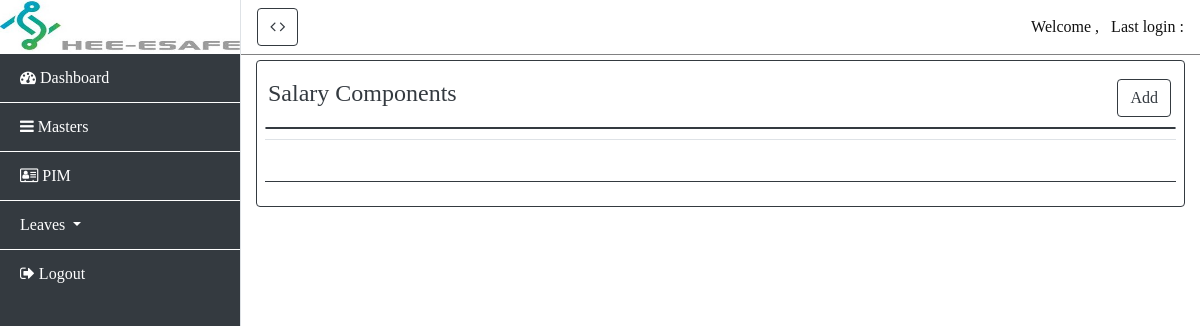
The page /masters/component/ on the database as committed earlier.
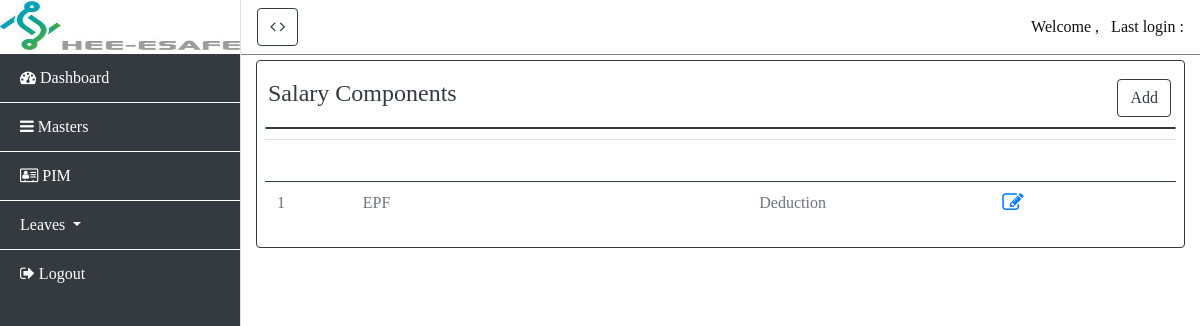
The same page on the database as committed later.
### masters/models.py (models this page shows, shortened)
class Salarycomponent(models.Model):
    componentname = models.CharField(max_length=50)
    types = models.CharField(max_length=50)

### masters/views.py (the view)
# urls.py: path('component/', views.component, name = 'component'),
def component(request):
    if request.method == 'POST':
        component = Salarycomponent(componentname=request.POST['componentname'],types=request.POST['types'])
        component.save()
        return redirect('component')
    else:
        components = Salarycomponent.objects.all().order_by('componentname','types')
    return render(request,'salarycomponents.html',{'title':'component List','components':components})

### masters/templates/salarycomponents.html (shortened to what this page needs)
{% extends 'login/dashboard.html' %}
{% block content %}
    <div class="container-fluid text-right" style="margin:10px;">
        <h4 style="float: left;margin-left: -22px;">Salary Components</h4>
        <button type="button" class="btn btn-primary" data-toggle="modal" data-target="#addcomponent">
            Add
        </button>
    </div>
    <div class="card" style="margin: 10px 0px 10px 0px;"></div>
        <table id="example" class="table table-striped" style="width:100%">
            <thead>
                <tr>
                    <th>#</th>
                    <th>Component Name</th>
                    <th>Type</th>
                    <th>Action</th>
                </tr>
            </thead>
            <tbody>
                {% for component in components %}
                <tr>
                    <td>{{ forloop.counter }}</td>
                    <td>{{ component.componentname }}</td>
                    <td>{{ component.types }}</td>
                    <td  data-toggle="tooltip" title="Click to edit">
                        <a href="#" data-toggle="modal" data-target="#editcomponent{{ component.id }}"><i
                                class="fa fa-pencil-square-o fa-lg" aria-hidden="true"></i></a>
                    </td>
                </tr>
                {% endfor %}
            </tbody>
        </table>
    </div>
{% endblock %}

Rows that differ between the two databases and show on the page:
added Salarycomponent: componentname "EPF", types "Deduction"
